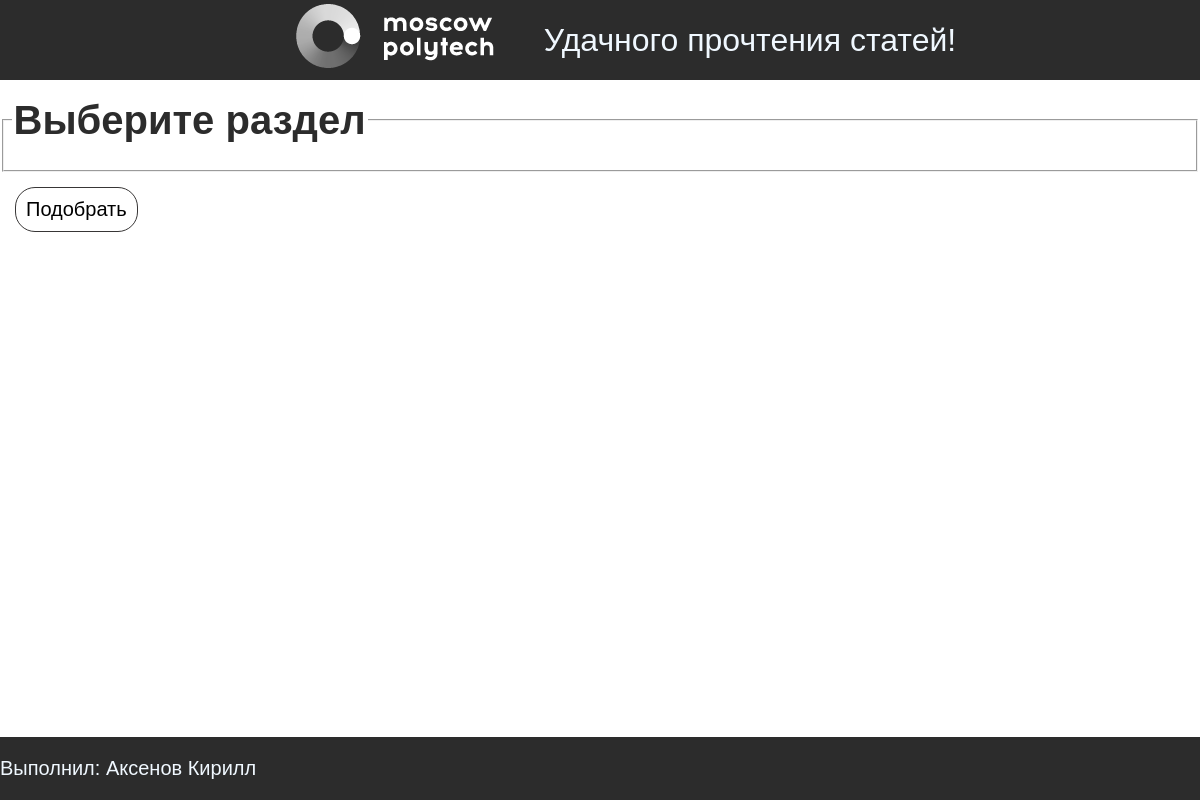
The app's page /newspaper/polls, older data.
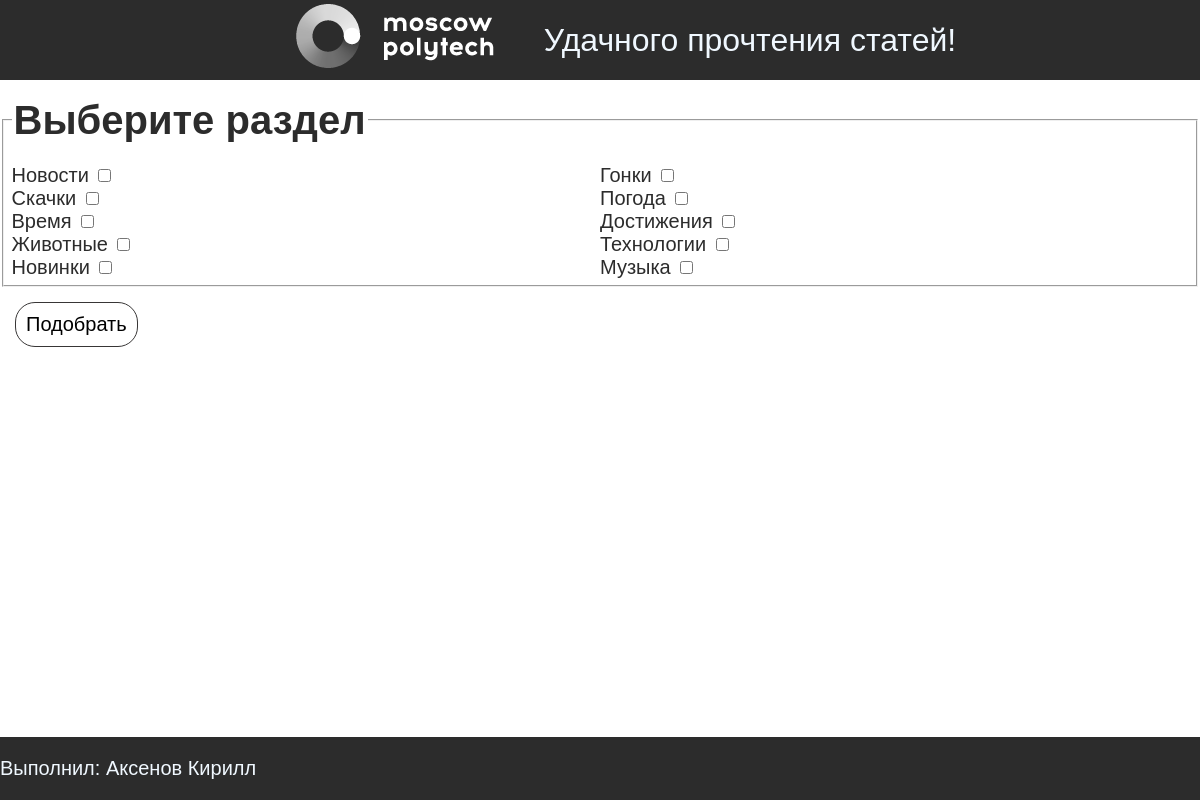
The same page, newer data.
### newspaper/models.py (models this page shows, shortened)
class Category(models.Model):
    name = models.CharField(max_length=255)
    class Meta:
        verbose_name = 'Раздел газеты'
        verbose_name_plural = 'Разделы газеты'

### newspaper/views.py (the view)
# urls.py: path('polls', views.polls, name='polls'),
def polls(request):
    categories = Category.objects.all()
    context = {'categories': categories}
    return render(request, "newspaper/polls.html", context)

### newspaper/templates/newspaper/polls.html (shortened to what this page needs)
{% extends 'newspaper/index.html' %}
{% block content %}
    <div class="wrapper">
        <form action="{% url 'newspaper:find' %}" method="get">
            <fieldset>
                <legend>
                    <h3>Выберите раздел</h3>
                </legend>
                {% for category in categories %}
                    <label>
                        {{category.name}}
                        <input type="checkbox" name="choiceCategories" value="{{category.name}}">
                    </label>
                {% endfor %}
            </fieldset>
            <input class="input" type="submit" value="Подобрать">
        </form>
    </div>
{% endblock %}

Row changes from the older to the newer data that the page shows:
added Category: name "Новости"
added Category: name "Гонки"
added Category: name "Скачки"
added Category: name "Погода"
added Category: name "Время"
added Category: name "Достижения"
added Category: name "Животные"
added Category: name "Технологии"
added Category: name "Новинки"
added Category: name "Музыка"
